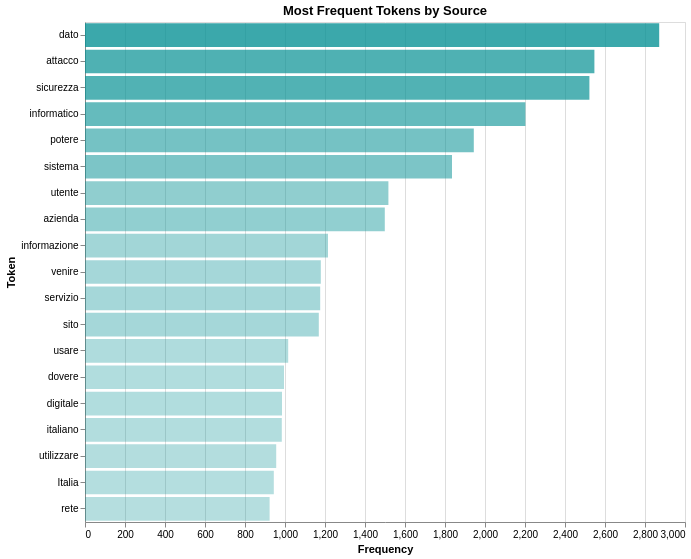

Write the Vega-Lite specification saved for this chart.
### Vega-Lite specification from a JSON file in a GitHub repository (floating-point values rounded to 4 significant figures)
{"$schema": "https://vega.github.io/schema/vega-lite/v5.20.1.json", "config": {"view": {"continuousHeight": 300, "continuousWidth": 300}}, "data": {"name": "data-4682475b993fd59f834a1c59fd3fce3e"}, "datasets": {"data-4682475b993fd59f834a1c59fd3fce3e": [{"Origine": "Settore", "frequenza": 56717, "opacity": 1.0, "token": "dato"}, {"Origine": "Settore", "frequenza": 37876, "opacity": 0.5777, "token": "sicurezza"}, {"Origine": "Settore", "frequenza": 28760, "opacity": 0.3734, "token": "potere"}, {"Origine": "Settore", "frequenza": 26846, "opacity": 0.3305, "token": "sistema"}, {"Origine": "Settore", "frequenza": 26592, "opacity": 0.3248, "token": "attacco"}, {"Origine": "Settore", "frequenza": 20833, "opacity": 0.1957, "token": "informatico"}, {"Origine": "Settore", "frequenza": 18106, "opacity": 0.1346, "token": "cyber"}, {"Origine": "Settore", "frequenza": 17964, "opacity": 0.1314, "token": "servizio"}, {"Origine": "Settore", "frequenza": 17946, "opacity": 0.131, "token": "dovere"}, {"Origine": "Settore", "frequenza": 17935, "opacity": 0.1308, "token": "personale"}, {"Origine": "Settore", "frequenza": 17868, "opacity": 0.1293, "token": "trattamento"}, {"Origine": "Settore", "frequenza": 17110, "opacity": 0.1123, "token": "rischio"}, {"Origine": "Settore", "frequenza": 16381, "opacity": 0.09595, "token": "informazione"}, {"Origine": "Settore", "frequenza": 16281, "opacity": 0.09371, "token": "azienda"}, {"Origine": "Settore", "frequenza": 15572, "opacity": 0.07782, "token": "venire"}, {"Origine": "Settore", "frequenza": 15340, "opacity": 0.07262, "token": "utente"}, {"Origine": "Settore", "frequenza": 14952, "opacity": 0.06392, "token": "utilizzare"}, {"Origine": "Settore", "frequenza": 12543, "opacity": 0.009929, "token": "protezione"}, {"Origine": "Settore", "frequenza": 12100, "opacity": 0.0, "token": "security"}, {"Origine": "Giornali", "frequenza": 2871, "opacity": 1.0, "token": "dato"}, {"Origine": "Giornali", "frequenza": 2547, "opacity": 0.8337, "token": "attacco"}, {"Origine": "Giornali", "frequenza": 2522, "opacity": 0.8208, "token": "sicurezza"}, {"Origine": "Giornali", "frequenza": 2202, "opacity": 0.6566, "token": "informatico"}, {"Origine": "Giornali", "frequenza": 1944, "opacity": 0.5241, "token": "potere"}, {"Origine": "Giornali", "frequenza": 1835, "opacity": 0.4682, "token": "sistema"}, {"Origine": "Giornali", "frequenza": 1517, "opacity": 0.3049, "token": "utente"}, {"Origine": "Giornali", "frequenza": 1499, "opacity": 0.2957, "token": "azienda"}, {"Origine": "Giornali", "frequenza": 1215, "opacity": 0.1499, "token": "informazione"}, {"Origine": "Giornali", "frequenza": 1179, "opacity": 0.1314, "token": "venire"}, {"Origine": "Giornali", "frequenza": 1176, "opacity": 0.1299, "token": "servizio"}, {"Origine": "Giornali", "frequenza": 1169, "opacity": 0.1263, "token": "sito"}, {"Origine": "Giornali", "frequenza": 1016, "opacity": 0.04774, "token": "usare"}, {"Origine": "Giornali", "frequenza": 995, "opacity": 0.03696, "token": "dovere"}, {"Origine": "Giornali", "frequenza": 985, "opacity": 0.03183, "token": "digitale"}, {"Origine": "Giornali", "frequenza": 984, "opacity": 0.03131, "token": "italiano"}, {"Origine": "Giornali", "frequenza": 956, "opacity": 0.01694, "token": "utilizzare"}, {"Origine": "Giornali", "frequenza": 944, "opacity": 0.01078, "token": "Italia"}, {"Origine": "Giornali", "frequenza": 923, "opacity": 0.0, "token": "rete"}]}, "encoding": {"color": {"field": "token", "legend": null, "scale": {"range": ["#0a9396"]}, "type": "nominal"}, "opacity": {"field": "opacity", "legend": null, "type": "quantitative"}, "tooltip": [{"field": "token", "title": "Token", "type": "nominal"}, {"field": "frequenza", "title": "Frequency", "type": "quantitative"}], "x": {"field": "frequenza", "title": "Frequency", "type": "quantitative"}, "y": {"field": "token", "sort": "-x", "title": "Token", "type": "nominal"}}, "height": 500, "mark": {"type": "bar"}, "params": [{"bind": {"input": "select", "name": "Source: ", "options": ["Giornali", "Settore"]}, "name": "param_1", "select": {"fields": ["Origine"], "type": "point"}, "value": "Giornali"}], "title": " Most Frequent Tokens by Source", "transform": [{"filter": {"param": "param_1"}}], "width": 600}
